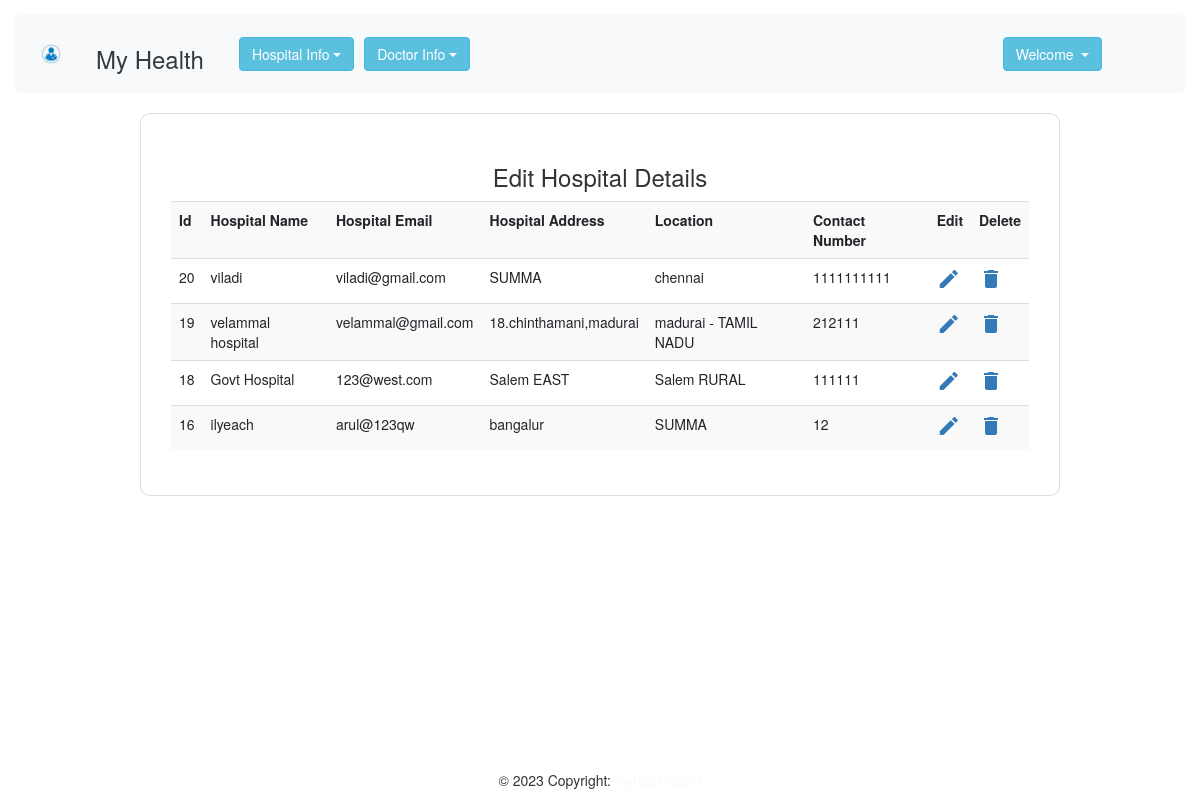
Page /admin/edit_hospital_details.php (signed in) on the committed database.
### tables this page shows
CREATE TABLE IF NOT EXISTS `hospital_details` (
  `hospital_id` tinyint NOT NULL AUTO_INCREMENT,
  `hospital_name` varchar(50) NOT NULL,
  `hospital_address` varchar(150) NOT NULL,
  `email_id` varchar(150) NOT NULL,
  `location` varchar(150) NOT NULL,
  `contact_number` varchar(12) NOT NULL,
  `created_at` timestamp NOT NULL DEFAULT CURRENT_TIMESTAMP,
  `update_at` timestamp NOT NULL DEFAULT CURRENT_TIMESTAMP,
  PRIMARY KEY (`hospital_id`)
);

### admin/db.php (called while the page is built, shortened)
<?php
class database
{
	public function dbConnection()
	{
		$servername = "localhost";
		$username = "root";
		$password = "test";
		$database = "myhealth";
		$conn = new mysqli($servername, $username, $password, $database);
		return $conn;
	}
}
?>

### admin/edit_hospital_details.php (the view, shortened to what this page needs)
<!doctype html>
<html lang="en">
<?php
if ($_SESSION["username"]) {
    ?>
    <?php include('adminhead.php'); ?>
 <body style="background-image: url('images/a_bg1.jpg'); background-size: cover;">
    <?php
    include('adminheader.php');
    ?>
    <section>
        <div class="container">
            <div class="row d-flex justify-content-center align-items-center h-100">
                <div class="col col-xl-10">
                    <div class="card" style="border-radius: 1rem;">
                        <div class="card-body p-4 p-lg-5 text-black">
                            <h3 class="text-center">Edit Hospital Details</h3>
                            <div class="table-responsive">
                                <table class="table table-striped mb-4" style="width: 100%;">
                                    <tr>
                                        <th>Id</th>
                                        <th>Hospital Name</th>
                                        <th>Hospital Email</th>
                                        <th>Hospital Address</th>
                                        <th>Location</th>
                                        <th>Contact Number</th>
                                        <th>Edit</th>
                                        <th>Delete</th>
                                    </tr>
                                    <?php
                                    $query = "SELECT * FROM hospital_details ORDER BY hospital_id DESC";
                                    $result = mysqli_query($object->dbConnection(), $query);
                                    if ($result->num_rows > 0) {
                                        while ($row = $result->fetch_assoc()) {
                                            echo "<tr>
                                                    <td>" . $row['hospital_id'] . "</td>
                                                    <td>" . $row['hospital_name'] . "</td>
                                                    <td>" . $row['email_id'] . "</td>
                                                    <td>" . $row['hospital_address'] . "</td>
                                                    <td>" . $row['location'] . "</td>
                                                    <td>" . $row['contact_number'] . "</td>
                                                    <td><a class='edit' title='Edit' data-toggle='tooltip' href='add_hos.php?id=" . $row['hospital_id'] . "'><i class='material-icons'></i></a></td>
                                                    <td><a class='delete' title='Delete' data-toggle='tooltip' href='?id=" . $row['hospital_id'] . "&action=delete'><i class='material-icons'></i></a></td>
                                                </tr>";
                                        }
                                    } else {
                                        echo "<tr><td colspan='8'>0 results</td></tr>";
                                    }
                                    ?>
                                </table>
                            </div>
                        </div>
                    </div>
                </div>
            </div>
        </div>
    </section>
   <div id="footer" class=" mt-auto fixed-bottom ">
<?php include('adminfooter.php'); ?>
</div>
    <?php
} else {
    header("Location: login.php");
}
?>
</body>
</html>

### rows in the picture
hospital_details: hospital_id "20", hospital_name "viladi", email "viladi@gmail.com", hospital_address "SUMMA", location "chennai", contact_number "1111111111"
hospital_details: hospital_id "19", hospital_name "velammal hospital", email "velammal@gmail.com", hospital_address "18.chinthamani,madurai", location "madurai - TAMIL NADU", contact_number "212111"
hospital_details: hospital_id "18", hospital_name "Govt Hospital", email "123@west.com", hospital_address "Salem EAST", location "Salem RURAL", contact_number "111111"
hospital_details: hospital_id "16", hospital_name "ilyeach", email "arul@123qw", hospital_address "bangalur", location "SUMMA", contact_number "12"
